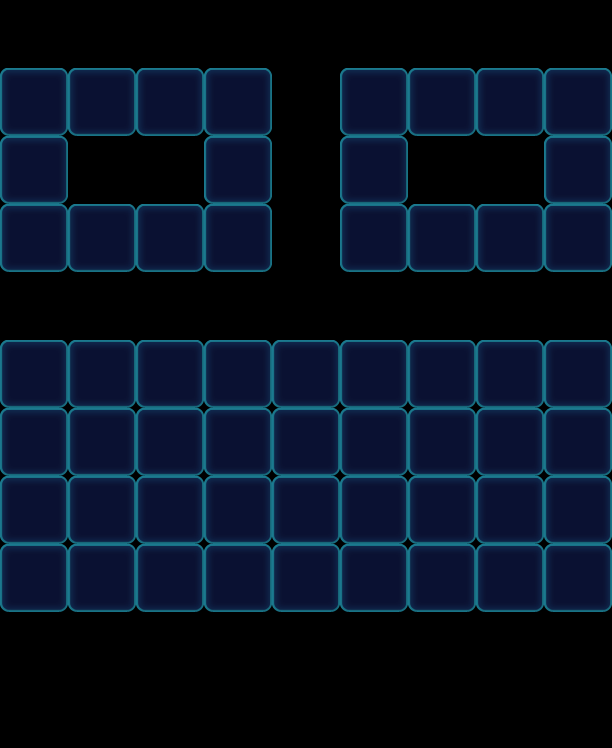

This game map was drawn from its Tiled (.tmx) file and the tilesets committed beside it. A one-line description and the trimmed map source follow:
An orthogonal 9x11 tile map with 68x68 px tiles, 1 tile layer (Valid), 2 tilesets and 101 objects (56x Floor, 21x Factory_Normal, 16x Stone, 4x Ice, 4x Haze).

<map version="1.0" orientation="orthogonal" width="9" height="11" tilewidth="68" tileheight="68">
 <tileset firstgid="1" name="game_grid1" tilewidth="68" tileheight="68">
  <image source="game_grid1.png" width="68" height="68" />
 </tileset>
 <tileset firstgid="2" name="map" tilewidth="68" tileheight="68">
  <image source="map.png" width="1024" height="1024" />
 </tileset>
 <layer name="Valid" width="9" height="11">
  <data>[99 cells, 56 non-empty, 1 distinct tile ids]</data>
 </layer>
 <objectgroup name="BottomObj" width="9" height="11">
  <object type="Floor" gid="33" x="476" y="272">
   <properties>
    <property name="Layers" value="2" />
   </properties>
  </object>
  <object type="Floor" gid="33" x="544" y="272">
   <properties>
    <property name="Layers" value="2" />
   </properties>
  </object>
  <object type="Floor" gid="33" x="340" y="136">
   <properties>
    <property name="Layers" value="2" />
   </properties>
  </object>
  <object type="Floor" gid="33" x="340" y="272">
   <properties>
    <property name="Layers" value="2" />
   </properties>
  </object>
  <object type="Floor" gid="33" x="408" y="136">
   <properties>
    <property name="Layers" value="2" />
   </properties>
  </object>
  <object type="Floor" gid="33" x="340" y="204">
   <properties>
    <property name="Layers" value="2" />
   </properties>
  </object>
  <object type="Floor" gid="33" x="476" y="136">
   <properties>
    <property name="Layers" value="2" />
   </properties>
  </object>
  <object type="Floor" gid="33" x="544" y="136">
   <properties>
    <property name="Layers" value="2" />
   </properties>
  </object>
  <object type="Floor" gid="33" x="0" y="408">
   <properties>
    <property name="Layers" value="2" />
   </properties>
  </object>
  <object type="Floor" gid="33" x="544" y="204">
   <properties>
    <property name="Layers" value="2" />
   </properties>
  </object>
  <object type="Floor" gid="33" x="68" y="408">
   <properties>
    <property name="Layers" value="2" />
   </properties>
  </object>
  <object type="Floor" gid="33" x="408" y="272">
   <properties>
    <property name="Layers" value="2" />
   </properties>
  </object>
  <object type="Floor" gid="33" x="0" y="544">
   <properties>
    <property name="Layers" value="2" />
   </properties>
  </object>
  <object type="Floor" gid="33" x="0" y="612">
   <properties>
    <property name="Layers" value="2" />
   </properties>
  </object>
  <object type="Floor" gid="33" x="204" y="476">
   <properties>
    <property name="Layers" value="2" />
   </properties>
  </object>
  <object type="Floor" gid="33" x="68" y="612">
   <properties>
    <property name="Layers" value="2" />
   </properties>
  </object>
  <object type="Floor" gid="33" x="0" y="476">
   <properties>
    <property name="Layers" value="2" />
   </properties>
  </object>
  <object type="Floor" gid="33" x="204" y="612">
   <properties>
    <property name="Layers" value="2" />
   </properties>
  </object>
  <object type="Floor" gid="33" x="68" y="544">
   <properties>
    <property name="Layers" value="2" />
   </properties>
  </object>
  <object type="Floor" gid="33" x="68" y="476">
   <properties>
    <property name="Layers" value="2" />
   </properties>
  </object>
  <object type="Floor" gid="33" x="136" y="544">
   <properties>
    <property name="Layers" value="2" />
   </properties>
  </object>
  <object type="Floor" gid="33" x="204" y="544">
   <properties>
    <property name="Layers" value="2" />
   </properties>
  </object>
  <object type="Floor" gid="33" x="136" y="612">
   <properties>
    <property name="Layers" value="2" />
   </properties>
  </object>
  <object type="Floor" gid="33" x="136" y="476">
   <properties>
    <property name="Layers" value="2" />
   </properties>
  </object>
  <object type="Floor" gid="33" x="0" y="204">
   <properties>
    <property name="Layers" value="2" />
   </properties>
  </object>
  <object type="Floor" gid="33" x="68" y="272">
   <properties>
    <property name="Layers" value="2" />
   </properties>
  </object>
  <object type="Floor" gid="33" x="136" y="272">
   <properties>
    <property name="Layers" value="2" />
   </properties>
  </object>
  <object type="Floor" gid="33" x="136" y="136">
   <properties>
    <property name="Layers" value="2" />
   </properties>
  </object>
  <object type="Floor" gid="33" x="204" y="272">
   <properties>
    <property name="Layers" value="2" />
   </properties>
  </object>
  <object type="Floor" gid="33" x="204" y="136">
   <properties>
    <property name="Layers" value="2" />
   </properties>
  </object>
  <object type="Floor" gid="33" x="0" y="136">
   <properties>
    <property name="Layers" value="2" />
   </properties>
  </object>
  <object type="Floor" gid="33" x="0" y="272">
   <properties>
    <property name="Layers" value="2" />
   </properties>
  </object>
  <object type="Floor" gid="33" x="204" y="204">
   <properties>
    <property name="Layers" value="2" />
   </properties>
  </object>
  <object type="Floor" gid="33" x="68" y="136">
   <properties>
    <property name="Layers" value="2" />
   </properties>
  </object>
  <object type="Floor" gid="33" x="136" y="408">
   <properties>
    <property name="Layers" value="2" />
   </properties>
  </object>
  <object type="Floor" gid="33" x="204" y="408">
   <properties>
    <property name="Layers" value="2" />
   </properties>
  </object>
  <object type="Floor" gid="33" x="272" y="476">
   <properties>
    <property name="Layers" value="2" />
   </properties>
  </object>
  <object type="Floor" gid="33" x="408" y="612">
   <properties>
    <property name="Layers" value="2" />
   </properties>
  </object>
  <object type="Floor" gid="33" x="476" y="408">
   <properties>
    <property name="Layers" value="2" />
   </properties>
  </object>
  <object type="Floor" gid="33" x="476" y="612">
   <properties>
    <property name="Layers" value="2" />
   </properties>
  </object>
  <object type="Floor" gid="33" x="272" y="544">
   <properties>
    <property name="Layers" value="2" />
   </properties>
  </object>
  <object type="Floor" gid="33" x="408" y="476">
   <properties>
    <property name="Layers" value="2" />
   </properties>
  </object>
  <object type="Floor" gid="33" x="340" y="544">
   <properties>
    <property name="Layers" value="2" />
   </properties>
  </object>
  <object type="Floor" gid="33" x="272" y="612">
   <properties>
    <property name="Layers" value="2" />
   </properties>
  </object>
  <object type="Floor" gid="33" x="340" y="476">
   <properties>
    <property name="Layers" value="2" />
   </properties>
  </object>
  <object type="Floor" gid="33" x="272" y="408">
   <properties>
    <property name="Layers" value="2" />
   </properties>
  </object>
  <object type="Floor" gid="33" x="476" y="476">
   <properties>
    <property name="Layers" value="2" />
   </properties>
  </object>
  <object type="Floor" gid="33" x="408" y="544">
   <properties>
    <property name="Layers" value="2" />
   </properties>
  </object>
  <object type="Floor" gid="33" x="408" y="408">
   <properties>
    <property name="Layers" value="2" />
   </properties>
  </object>
  <object type="Floor" gid="33" x="340" y="612">
   <properties>
    <property name="Layers" value="2" />
   </properties>
  </object>
  <object type="Floor" gid="33" x="476" y="544">
   <properties>
    <property name="Layers" value="2" />
   </properties>
  </object>
  <object type="Floor" gid="33" x="340" y="408">
   <properties>
    <property name="Layers" value="2" />
   </properties>
  </object>
  </objectgroup>
 <objectgroup name="MiddleObj" width="9" height="11" />
 <objectgroup color="#000000" name="TopObj" width="9" height="11">
  <!-- 41 objects omitted --></objectgroup>
 <objectgroup color="#00ff00" name="CeilObj" width="9" height="11">
  <!-- 4 objects omitted --></objectgroup>
</map>
<!-- 49 of 101 objects omitted -->
